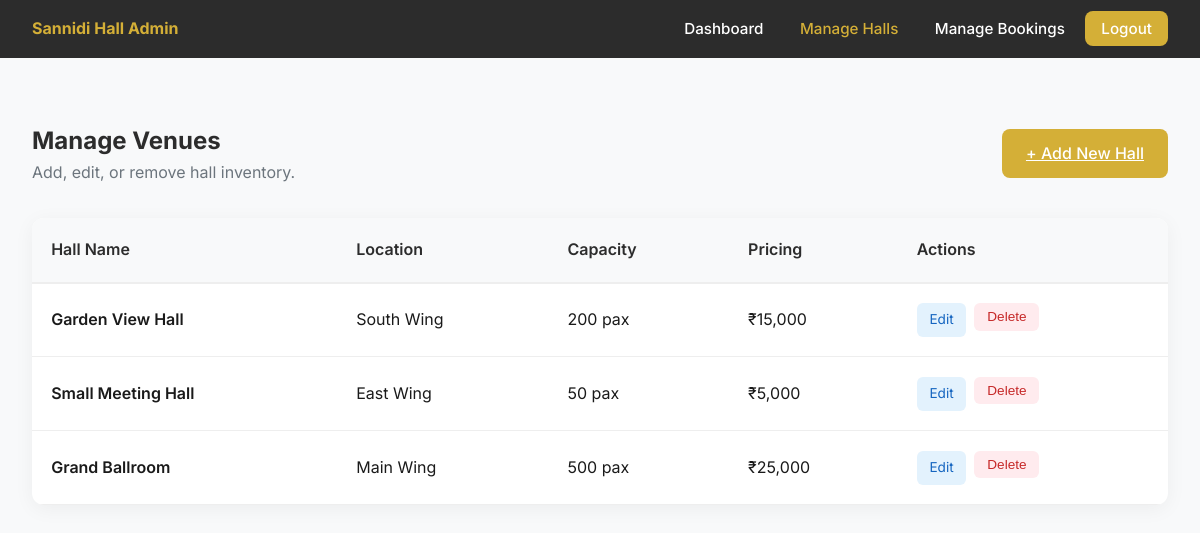
The app's page /admin/manage_halls.php (signed in) with its own data.
### tables this page shows
CREATE TABLE IF NOT EXISTS halls (
    id INT AUTO_INCREMENT PRIMARY KEY,
    hall_name VARCHAR(255) NOT NULL,
    location VARCHAR(255) NOT NULL,
    capacity INT DEFAULT 100,
    price DECIMAL(10, 2) NOT NULL,
    description TEXT,
    image_url VARCHAR(255) DEFAULT 'default_hall.jpg',
    created_at TIMESTAMP DEFAULT CURRENT_TIMESTAMP
);

### admin/manage_halls.php (the view, shortened to what this page needs)
<?php
include '../includes/db.php';
$halls = mysqli_query($conn, "SELECT * FROM halls ORDER BY id DESC");
?>
<!DOCTYPE html>
<html lang="en">
<head>
    <link rel="stylesheet" href="../assets/css/index.css">
</head>
<body>
<nav>
    <div class="logo" style="color: var(--primary-color); font-weight: 700;">Sannidi Hall Admin</div>
    <div class="nav-links">
        <a href="admin_dashboard.php">Dashboard</a>
        <a href="manage_halls.php" style="color: var(--primary-color);">Manage Halls</a>
        <a href="view_booking.php">Manage Bookings</a>
        <a href="../includes/logout.php" class="btn-primary" style="padding: 0.5rem 1rem; margin-left: 1rem;">Logout</a>
    </div>
</nav>
<div class="container">
    <div style="display: flex; justify-content: space-between; align-items: center; margin-bottom: 2rem;">
        <div>
            <h2 style="color: var(--secondary-color);">Manage Venues</h2>
            <p style="color: var(--text-muted);">Add, edit, or remove hall inventory.</p>
        </div>
        <a href="add_hall.php" class="btn-primary">
            + Add New Hall
        </a>
    </div>
    <table>
        <thead>
            <tr>
                <th>Hall Name</th>
                <th>Location</th>
                <th>Capacity</th>
                <th>Pricing</th>
                <th>Actions</th>
            </tr>
        </thead>
        <tbody>
            <?php while($h = mysqli_fetch_assoc($halls)): ?>
            <tr>
                <td style="font-weight: 600;"><?php echo htmlspecialchars($h['hall_name']); ?></td>
                <td><?php echo htmlspecialchars($h['location']); ?></td>
                <td><?php echo $h['capacity']; ?> pax</td>
                <td>₹<?php echo number_format($h['price']); ?></td>
                <td>
                    <div style="display: flex; gap: 0.5rem;">
                        <a href="edit_hall.php?id=<?php echo $h['id']; ?>" class="btn-sm btn-edit">Edit</a>
                        <form method="POST" onsubmit="return confirm('Delete this hall? This removes all active bookings for it.');">
                            <button type="submit" name="delete_hall" class="btn-sm btn-delete">Delete</button>
                        </form>
                    </div>
                </td>
            </tr>
            <?php endwhile; ?>
        </tbody>
    </table>
</div>
</body>
</html>

### assets/css/index.css (style rules this page uses)
:root { --primary-color: #d4af37; --secondary-color: #2c2c2c; --accent-color: #f4e1d2; --bg-color: #f8f9fa; --card-bg: rgba(255, 255, 255, 0.9); --text-main: #1a1a1a; --text-muted: #6c757d; --shadow-soft: 0 8px 32px 0 rgba(31, 38, 135, 0.1); --glass-bg: rgba(255, 255, 255, 0.4); --glass-border: rgba(255, 255, 255, 0.18); --transition-speed: 0.3s; }
* { margin: 0; padding: 0; box-sizing: border-box; }
body { font-family: 'Inter', sans-serif; background-color: var(--bg-color); color: var(--text-main); line-height: 1.6; overflow-x: hidden; }
.btn-primary { background-color: var(--primary-color); border-color: var(--primary-color); color: white; font-weight: 500; padding: 0.75rem 1.5rem; border-radius: 8px; transition: all var(--transition-speed) ease; }
nav { background-color: var(--secondary-color); padding: 1rem 2rem; color: white; display: flex; justify-content: space-between; align-items: center; position: sticky; top: 0; z-index: 1000; }
.nav-links a { color: white; text-decoration: none; margin-left: 2rem; font-size: 0.95rem; font-weight: 500; transition: color var(--transition-speed); }

### admin/manage_halls.php (style rules this page uses)
.container { max-width: 1200px; margin: 4rem auto; padding: 0 2rem; }
table { width: 100%; border-collapse: separate; border-spacing: 0; margin-top: 2rem; background: white; border-radius: 12px; overflow: hidden; box-shadow: 0 4px 20px rgba(0,0,0,0.05); }
th { background: #f8f9fa; padding: 1.2rem; text-align: left; font-weight: 600; color: var(--secondary-color); border-bottom: 2px solid #eee; }
td { padding: 1.2rem; border-bottom: 1px solid #eee; color: var(--text-main); vertical-align: middle; }
.btn-sm { padding: 0.4rem 0.8rem; font-size: 0.85rem; border: none; border-radius: 6px; cursor: pointer; text-decoration: none; display: inline-block; }
.btn-edit { background: #e3f2fd; color: #1565c0; }
.btn-delete { background: #ffebee; color: #c62828; }

### records on screen
halls: hall_name "Garden View Hall", location "South Wing", capacity "200", price "15,000"
halls: hall_name "Small Meeting Hall", location "East Wing", capacity "50", price "5,000"
halls: hall_name "Grand Ballroom", location "Main Wing", capacity "500", price "25,000"
